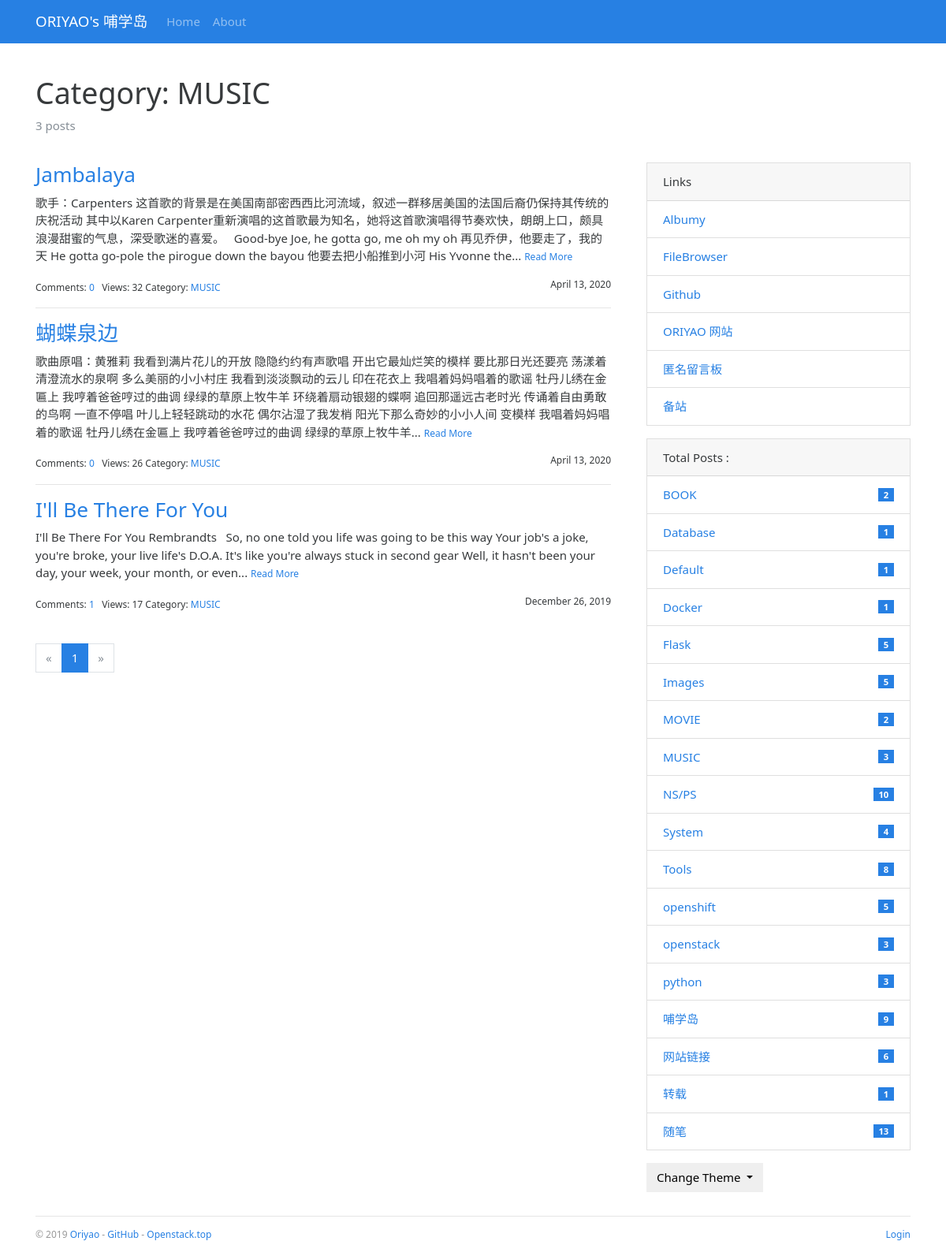
The app's page /category/24, older data.
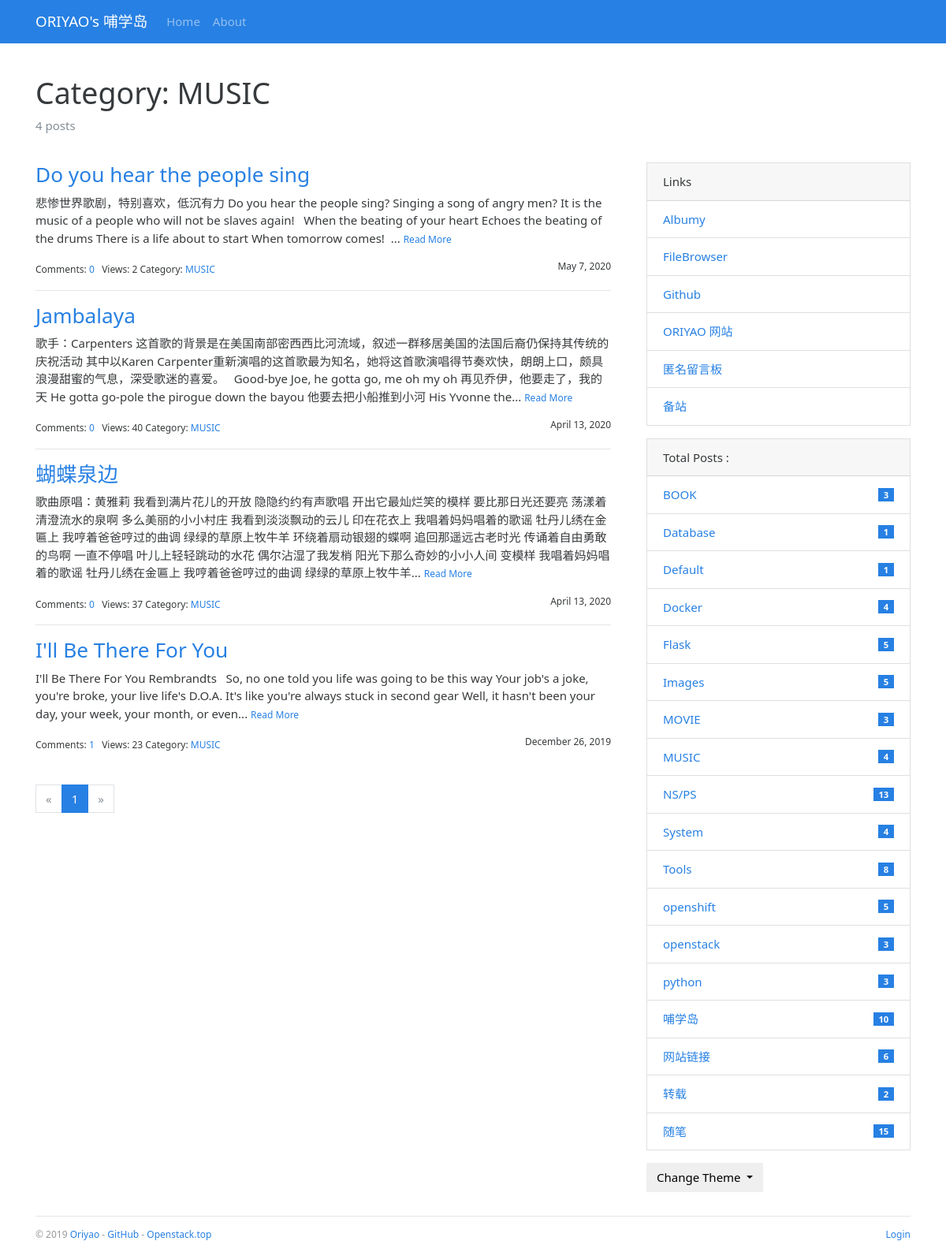
The same page, newer data.
### bluelog/models.py (models this page shows, shortened)
class Admin(db.Model, UserMixin):
    id = db.Column(db.Integer, primary_key=True)
    username = db.Column(db.String(20))
    password_hash = db.Column(db.String(128))
    blog_title = db.Column(db.String(60))
    blog_sub_title = db.Column(db.String(100))
    name = db.Column(db.String(30))
    about = db.Column(db.Text)

class Category(db.Model):
    id = db.Column(db.Integer, primary_key=True)
    name = db.Column(db.String(30), unique=True)
    posts = db.relationship('Post', back_populates='category')

class Post(db.Model):
    id = db.Column(db.Integer, primary_key=True)
    title = db.Column(db.String(60))
    body = db.Column(db.Text)
    views = db.Column(db.Integer,default=0)
    timestamp = db.Column(db.DateTime, default=datetime.utcnow, index=True)
    can_comment = db.Column(db.Boolean, default=True)
    category_id = db.Column(db.Integer, db.ForeignKey('category.id'))
    category = db.relationship('Category', back_populates='posts')
    comments = db.relationship('Comment', back_populates='post', cascade='all, delete-orphan')

class Link(db.Model):
    id = db.Column(db.Integer, primary_key=True)
    name = db.Column(db.String(30))
    url = db.Column(db.String(255))

### bluelog/blueprints/blog.py (the view)
@blog_bp.route('/category/<int:category_id>')
def show_category(category_id):
    category = Category.query.get_or_404(category_id)
    page = request.args.get('page', 1, type=int)
    per_page = current_app.config['BLUELOG_POST_PER_PAGE']
    pagination = Post.query.with_parent(category).order_by(Post.timestamp.desc()).paginate(page, per_page)
    posts = pagination.items
    return render_template('blog/category.html', category=category, pagination=pagination, posts=posts)

### bluelog/__init__.py (called while the page is built)
def register_template_context(app):
    @app.context_processor
    def make_template_context():
        admin = Admin.query.first()
        categories = Category.query.order_by(Category.name).all()
        links = Link.query.order_by(Link.name).all()
        if current_user.is_authenticated:
            unread_comments = Comment.query.filter_by(reviewed=False).count()
        else:
            unread_comments = None
        return dict(
            admin=admin, categories=categories,
            links=links, unread_comments=unread_comments)

def register_request_handlers(app):
    @app.after_request
    def query_profiler(response):
        for q in get_debug_queries():
            if q.duration >= app.config['BLUELOG_SLOW_QUERY_THRESHOLD']:
                app.logger.warning(
                    'Slow query: Duration: %fs\n Context: %s\nQuery: %s\n '
                    % (q.duration, q.context, q.statement)
                )
        return response

### bluelog/templates/blog/category.html (shortened to what this page needs)
{% extends 'base.html' %}
{% from 'bootstrap/pagination.html' import render_pagination %}
{% block content %}
    <div class="page-header">
        <h1>Category: {{ category.name }}</h1>
        <p class="text-muted">{{ category.posts|length }} posts</p>
    </div>
    <div class="row">
        <div class="col-sm-8">
            {% include "blog/_posts.html" %}
            <div class="page-footer">{{ render_pagination(pagination) }}</div>
        </div>
        <div class="col-sm-4 sidebar">
            {% include "blog/_sidebar.html" %}
        </div>
    </div>
{% endblock %}

### bluelog/templates/base.html (shortened to what this page needs)
{% from 'bootstrap/nav.html' import render_nav_item %}
<!DOCTYPE html>
<html lang="en">
<head>
    {% block head %}
        <link rel="stylesheet"
              href="{{ url_for('static', filename='css/%s.min.css' % request.cookies.get('theme', 'perfect_blue')) }}"
              type="text/css">
        <link rel="stylesheet" href="{{ url_for('static', filename='css/style.css') }}" type="text/css">
    {% endblock head %}
</head>
<body>
{% block nav %}
    <nav class="navbar navbar-expand-lg navbar-dark bg-primary">
        <div class="container">
            <a class="navbar-brand" href="{{ url_for('blog.index') }}">{{ admin.blog_title }}</a>
            <div class="collapse navbar-collapse" id="navbarColor01">
                <ul class="navbar-nav mr-auto">
                    {{ render_nav_item('blog.index', 'Home') }}
                    {{ render_nav_item('blog.about', 'About') }}
                </ul>
            </div>
        </div>
    </nav>
{% endblock nav %}
<main class="container">
    {% block content %}{% endblock content %}
    {% block footer %}
        <footer>
            <p class="float-left">
                <small> &copy; 2019 <a href="http://oriyao.com/" title="Written by oriyao">Oriyao</a> -
                    <a href="https://github.com/oriyao" title="Fork me on GitHub">GitHub</a> -
                    <a href="http://openstack.top/" title="A pkm project">Openstack.top</a>
                </small>
            </p>
            <p class="float-right">
                <small>
                    {% if current_user.is_authenticated %}
                        <a href="{{ url_for('auth.logout', next=request.full_path) }}">Logout</a>
                    {% else %}
                        <a href="{{ url_for('auth.login', next=request.full_path) }}">Login</a>
                    {% endif %}
                </small>
            </p>
        </footer>
    {% endblock footer %}
</main>
</body>
</html>

### bluelog/templates/blog/_posts.html (shortened to what this page needs)
{% if posts %}
    {% for post in posts %}
        <h3 class="text-primary"><a href="{{ url_for('.show_post', post_id=post.id) }}">{{ post.title }}</a></h3>
        <p>
            {{ post.body|striptags|truncate }}
            <small><a href="{{ url_for('.show_post', post_id=post.id) }}">Read More</a></small>
        </p>
        <small>
            Comments: <a href="{{ url_for('.show_post', post_id=post.id) }}#comments">{{ post.comments|length }}</a>&nbsp;&nbsp;
            Views: {{ post.views }}
            Category: <a
                href="{{ url_for('.show_category', category_id=post.category.id) }}">{{ post.category.name }}</a>
            <span class="float-right">{{ moment(post.timestamp).format('LL') }}</span>
        </small>
        {% if not loop.last %}
            <hr>
        {% endif %}
    {% endfor %}
{% endif %}

### bluelog/templates/blog/_sidebar.html (shortened to what this page needs)
{% if links %}
    <div class="card mb-3">
        <div class="card-header">Links</div>
        <ul class="list-group list-group-flush">
            {% for link in links %}
                <li class="list-group-item  list-group-item-action d-flex justify-content-between align-items-center">
                    <a href="{{ link.url }}" target="_blank">{{ link.name }}</a>
                </li>
            {% endfor %}
        </ul>
    </div>
{% endif %}
{% if categories %}
    <div class="card mb-3">
        <div class="card-header"> Total Posts :  {{ totalposts }}</div>
        <ul class="list-group list-group-flush">
            {% for category in categories %}
                <li class="list-group-item  list-group-item-action d-flex justify-content-between align-items-center">
                    <a href="{{ url_for('blog.show_category', category_id=category.id) }}">
                        {{ category.name }}
                    </a>
                    <span class="badge badge-primary badge-pill"> {{ category.posts|length }}</span>
                </li>
            {% endfor %}
        </ul>
    </div>
{% endif %}
<div class="dropdown">
    <button class="btn btn-default dropdown-toggle" type="button" id="dropdownMenuButton"
            data-toggle="dropdown" aria-haspopup="true" aria-expanded="false">
        Change Theme
    </button>
</div>

### bluelog/static/css/style.css (style rules this page uses)
nav { margin-bottom: 20px; }
.page-header { padding-top: 20px; padding-bottom: 20px; }
.sidebar { padding-left: 30px; }
footer { margin-top: 30px; padding: 10px 0 40px; color: #999; border-top: 1px solid #e5e5e5; }
.page-footer { padding-top: 40px; }

Row changes from the older to the newer data that the page shows:
computed for Category "MUSIC": posts|length "3" → "4"
added Post: title "Do you hear the people sing", body "悲惨世界歌剧，特别喜欢，低沉有力 Do you hear the people sing? Singing a song of angry men? It is the music of a people who will not be slaves again! When the beating of your heart Echoes the beating of the drums There is a life about to start When tomorrow comes! ...", comments|length "0", views "2", category.name "MUSIC", timestamp "May 7, 2020"
changed Post "Jambalaya": views "32" → "40"
changed Post "蝴蝶泉边": views "26" → "37"
changed Post "I'll Be There For You": views "17" → "23"
computed for Category "BOOK": posts|length "2" → "3"
computed for Category "Docker": posts|length "1" → "4"
computed for Category "MOVIE": posts|length "2" → "3"
computed for Category "NS/PS": posts|length "10" → "13"
computed for Category "哺学岛": posts|length "9" → "10"
computed for Category "转载": posts|length "1" → "2"
computed for Category "随笔": posts|length "13" → "15"
Text that changed along with them:
{{ category.posts|length }}: "3" → "4"
